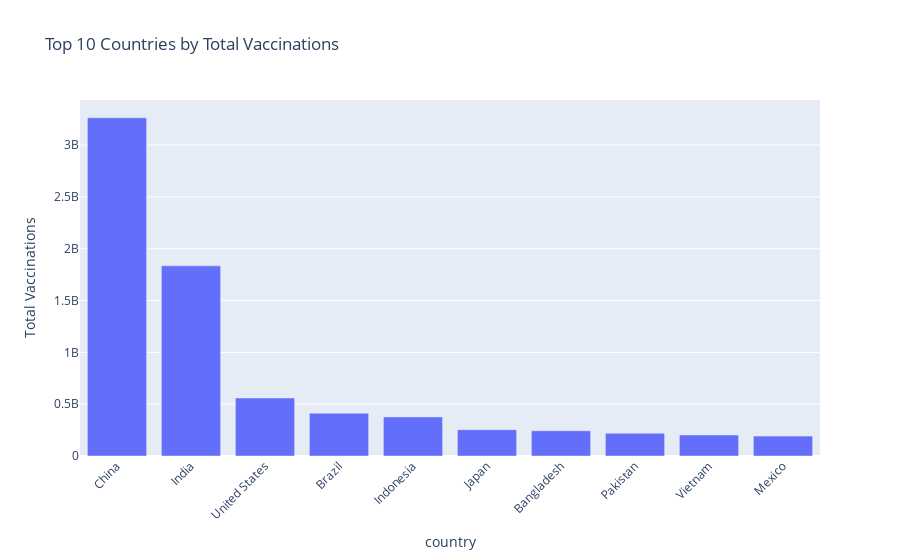

Notebook source saved alongside this figure:
### Markdown cell above
## Top 10 Countries by Total Vaccinations

### Code cell
rank = latest.sort_values('total_vaccinations', ascending=False).head(10)
fig = px.bar(rank, x='country', y='total_vaccinations',
             title='Top 10 Countries by Total Vaccinations',
             labels={'total_vaccinations': 'Total Vaccinations'})
fig.update_layout(xaxis_tickangle=-45)
fig.show()

### Figure 1 — Plotly figure (JSON) as saved in the notebook; plotly's stock layout.template omitted (floating-point values rounded to 4 significant figures)
{"data": [{"alignmentgroup": "True", "hovertemplate": "country=%{x}<br>Total Vaccinations=%{y}<extra></extra>", "legendgroup": "", "marker": {"color": "#636efa", "pattern": {"shape": ""}}, "name": "", "offsetgroup": "", "orientation": "v", "showlegend": false, "textposition": "auto", "type": "bar", "x": ["China", "India", "United States", "Brazil", "Indonesia", "Japan", "Bangladesh", "Pakistan", "Vietnam", "Mexico"], "xaxis": "x", "y": [3263129000, 1834500657, 560181791, 413559595, 377108938, 254345587, 243642749, 219368557, 203144374, 191907868], "yaxis": "y"}], "layout": {"barmode": "relative", "legend": {"tracegroupgap": 0}, "title": {"text": "Top 10 Countries by Total Vaccinations"}, "xaxis": {"anchor": "y", "domain": [0, 1], "tickangle": -45, "title": {"text": "country"}}, "yaxis": {"anchor": "x", "domain": [0, 1], "title": {"text": "Total Vaccinations"}}}}
